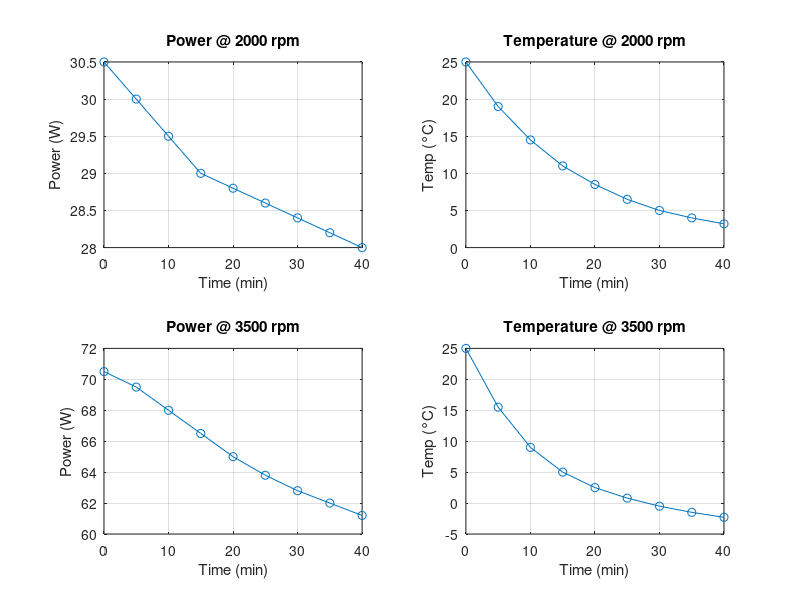

MATLAB code to generate this figure:
% =========================================================================
% SCRIPT: prepare_validation_data.m
% DESCRIPTION:
% This script digitizes and saves the experimental data from Figure 9 of
% the source paper for model validation purposes.
% =========================================================================
clear; clc; close all;

disp('正在处理和保存用于验证的实验数据...');

% --- 数据来源: 论文图9 ---
% 注意：下面给出的 time_exp_2000 和 time_exp_3500 为示例时间点（单位：min）。
% 请用你实际数字化得到的时间向量替换这些示例数据。

% 2000 rpm 实验数据
% 示例时间点（分钟），长度应与 power_exp_2000 / temp_exp_2000 一致
time_exp_2000 = [0, 5, 10, 15, 20, 25, 30, 35, 40]; % min
power_exp_2000 = [30.5, 30.0, 29.5, 29.0, 28.8, 28.6, 28.4, 28.2, 28.0]; % W
temp_exp_2000 = [25.0, 19.0, 14.5, 11.0, 8.5, 6.5, 5.0, 4.0, 3.2]; % degC

% 3500 rpm 实验数据
% 示例时间点（分钟），长度应与 power_exp_3500 / temp_exp_3500 一致
time_exp_3500 = [0, 5, 10, 15, 20, 25, 30, 35, 40]; % min
power_exp_3500 = [70.5, 69.5, 68.0, 66.5, 65.0, 63.8, 62.8, 62.0, 61.2]; % W
temp_exp_3500 = [25.0, 15.5, 9.0, 5.0, 2.5, 0.8, -0.5, -1.5, -2.3]; % degC

% --- 校验数组一致性 ---
if ~(numel(time_exp_2000) == numel(power_exp_2000) && numel(time_exp_2000) == numel(temp_exp_2000))
    error('长度不匹配：time_exp_2000, power_exp_2000, temp_exp_2000 的长度必须相等。');
end
if ~(numel(time_exp_3500) == numel(power_exp_3500) && numel(time_exp_3500) == numel(temp_exp_3500))
    error('长度不匹配：time_exp_3500, power_exp_3500, temp_exp_3500 的长度必须相等。');
end

% --- 可选：将行向量转为列向量（更常用的时间序列形式） ---
time_exp_2000 = time_exp_2000(:);
power_exp_2000 = power_exp_2000(:);
temp_exp_2000  = temp_exp_2000(:);

time_exp_3500 = time_exp_3500(:);
power_exp_3500 = power_exp_3500(:);
temp_exp_3500  = temp_exp_3500(:);

% --- 保存到 ../data 文件夹 ---
data_dir = fullfile('..', 'data');
if ~exist(data_dir, 'dir')
    mkdir(data_dir);
end
output_filename = fullfile(data_dir, 'validation_data.mat');

save(output_filename, 'time_exp_2000', 'power_exp_2000', 'temp_exp_2000', ...
                      'time_exp_3500', 'power_exp_3500', 'temp_exp_3500');

fprintf('验证数据已成功保存至: %s\n', output_filename);

% --- 简单可视化（可选） ---
figure('Name','Validation Data','NumberTitle','off');

subplot(2,2,1);
plot(time_exp_2000, power_exp_2000, 'o-');
title('Power @ 2000 rpm');
xlabel('Time (min)'); ylabel('Power (W)');
grid on;

subplot(2,2,2);
plot(time_exp_2000, temp_exp_2000, 'o-');
title('Temperature @ 2000 rpm');
xlabel('Time (min)'); ylabel('Temp (°C)');
grid on;

subplot(2,2,3);
plot(time_exp_3500, power_exp_3500, 'o-');
title('Power @ 3500 rpm');
xlabel('Time (min)'); ylabel('Power (W)');
grid on;

subplot(2,2,4);
plot(time_exp_3500, temp_exp_3500, 'o-');
title('Temperature @ 3500 rpm');
xlabel('Time (min)'); ylabel('Temp (°C)');
grid on;
